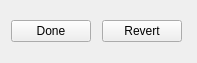
<?xml version="1.0" encoding="UTF-8"?>
<ui version="4.0">
 <class>Tool</class>
 <widget class="QFrame" name="Tool">
  <property name="geometry">
   <rect>
    <x>0</x>
    <y>0</y>
    <width>197</width>
    <height>63</height>
   </rect>
  </property>
  <property name="sizePolicy">
   <sizepolicy hsizetype="Minimum" vsizetype="Minimum">
    <horstretch>0</horstretch>
    <verstretch>0</verstretch>
   </sizepolicy>
  </property>
  <property name="windowTitle">
   <string>Frame</string>
  </property>
  <layout class="QGridLayout" name="gridLayout">
   <item row="0" column="0" alignment="Qt::AlignLeft">
    <widget class="QPushButton" name="done_button">
     <property name="text">
      <string>Done</string>
     </property>
    </widget>
   </item>
   <item row="0" column="1" alignment="Qt::AlignLeft">
    <widget class="QPushButton" name="revert_button">
     <property name="text">
      <string>Revert</string>
     </property>
    </widget>
   </item>
  </layout>
 </widget>
 <resources/>
 <connections/>
</ui>
